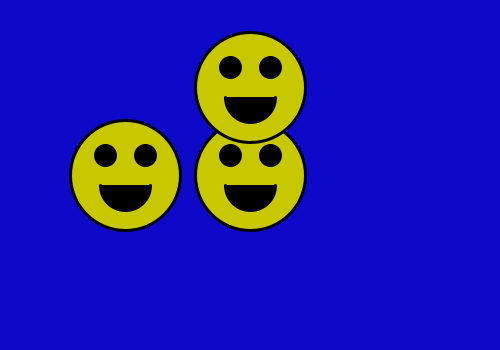
Frame 1 (no input)
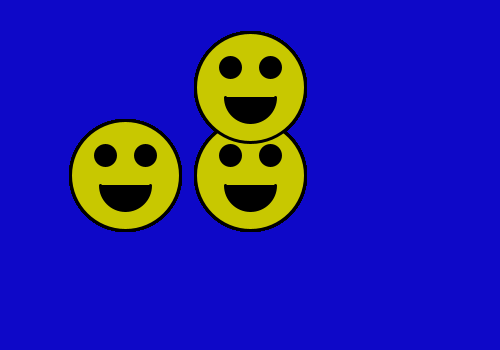
Frame 60 (the mouse pressed at the canvas centre just before this capture)
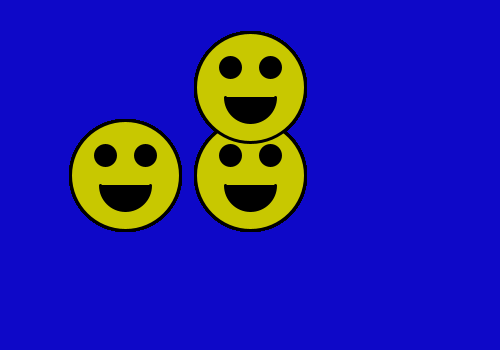
Frame 120 (the mouse held since frame 60 and released just before this capture)

The Processing sketch that drew these frames (run headless with seeded random() and noise(); from frame 60 on, the mouse is pressed at the canvas centre):

// Processing sketch: question_1
// ── question_1.pde
// variables

// set up

void setup() {
    size(500, 350);
    background(14, 8, 200);
    smooth();
}
 // draw

void draw() {
    happy(width/2, height/2);
    happy(width/4, height/2);
    happy(width/2, height/4);
}

// function

void happy(float x, float y) {
    stroke(0);
    strokeWeight(3);
    fill(200, 200, 0);
    circle(x, y, 110);

    fill(0);
    circle(x - 20, y - 20, 20);
    circle(x + 20, y - 20, 20);

    arc(x, y + 10,50,50,0,PI);
}
